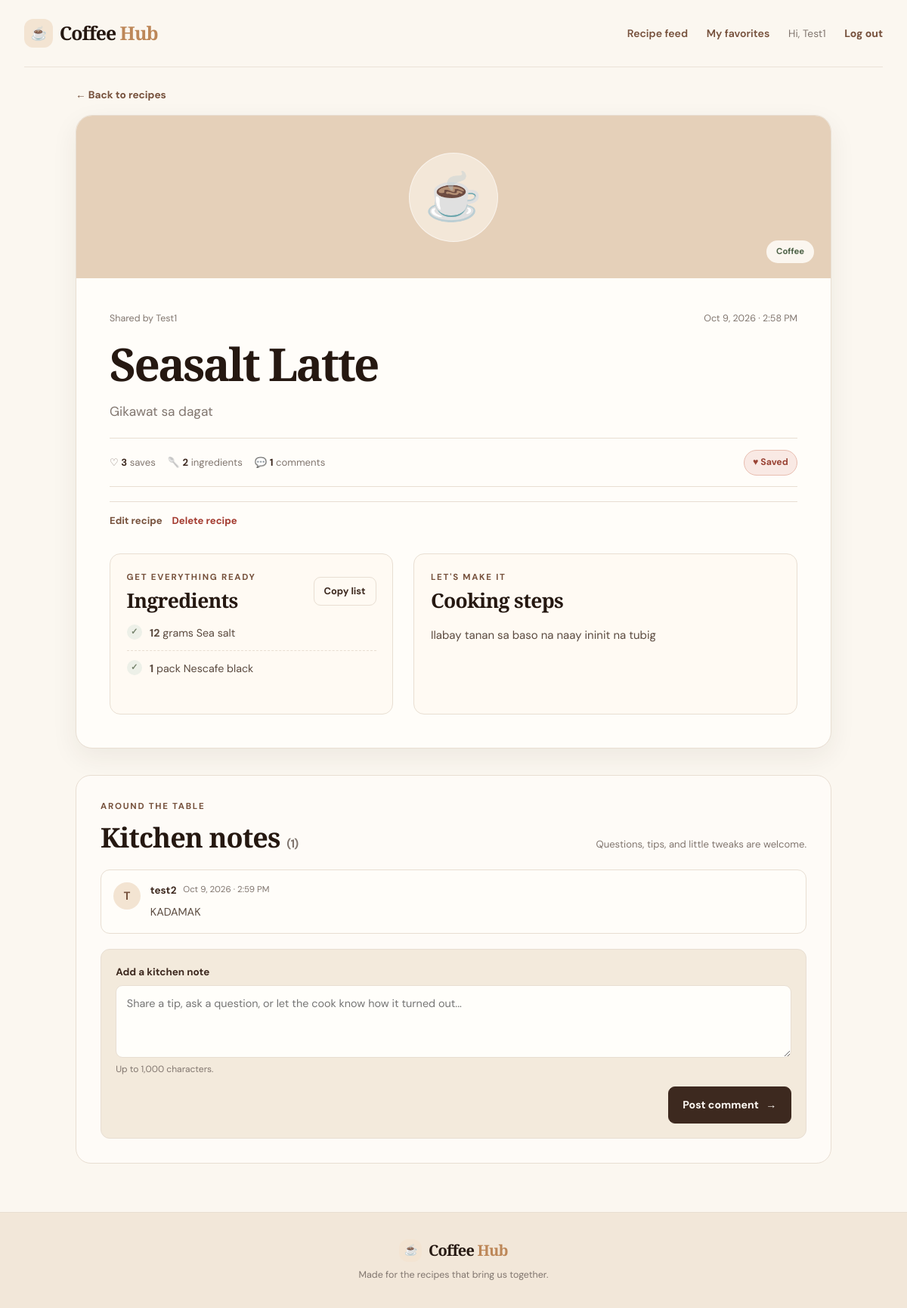
/page.php?id=3 (signed in), run on the app's committed database.
### tables this page shows
CREATE TABLE `recipes` (
  `id` int(10) UNSIGNED NOT NULL,
  `user_id` int(10) UNSIGNED NOT NULL,
  `category_id` int(10) UNSIGNED NOT NULL,
  `title` varchar(150) NOT NULL,
  `description` varchar(500) NOT NULL,
  `steps` text NOT NULL,
  `created_at` timestamp NOT NULL DEFAULT current_timestamp(),
  `edited_at` datetime DEFAULT NULL
);

CREATE TABLE `categories` (
  `id` int(10) UNSIGNED NOT NULL,
  `name` varchar(50) NOT NULL
);

CREATE TABLE `users` (
  `id` int(10) UNSIGNED NOT NULL,
  `name` varchar(100) NOT NULL,
  `email` varchar(255) NOT NULL,
  `password` varchar(255) NOT NULL,
  `created_at` timestamp NOT NULL DEFAULT current_timestamp()
);

CREATE TABLE `ingredients` (
  `id` int(10) UNSIGNED NOT NULL,
  `recipe_id` int(10) UNSIGNED NOT NULL,
  `quantity` varchar(20) NOT NULL,
  `unit` varchar(30) DEFAULT NULL,
  `name` varchar(100) NOT NULL
);

CREATE TABLE `comments` (
  `id` int(10) UNSIGNED NOT NULL,
  `recipe_id` int(10) UNSIGNED NOT NULL,
  `user_id` int(10) UNSIGNED NOT NULL,
  `body` text NOT NULL,
  `created_at` timestamp NOT NULL DEFAULT current_timestamp(),
  `edited_at` datetime DEFAULT NULL
);

### db.php (called while the page is built, shortened)
<?php
function e(mixed $value): string
{
    return htmlspecialchars((string) $value, ENT_QUOTES | ENT_SUBSTITUTE, 'UTF-8');
}
function requestString(array $source, string $key, string $default = ''): string
{
    return isset($source[$key]) && is_string($source[$key]) ? trim($source[$key]) : $default;
}
function csrfToken(): string
{
    return $_SESSION['_csrf_token'];
}
function formatDate(string $date): string
{
    return date('M j, Y · g:i A', strtotime($date));
}
function getRecipeById(PDO $pdo, int $recipeId, ?int $currentUserId = null): ?array
{
    $sql = 'SELECT r.id, r.user_id, r.category_id, r.title, r.description, r.steps,
                   r.created_at, r.edited_at, c.name AS category_name, u.name AS author,
                   (SELECT COUNT(*) FROM favorites f WHERE f.recipe_id = r.id) AS favorite_count';
    $parameters = [];
    if ($currentUserId !== null) {
        $sql .= ', EXISTS (SELECT 1 FROM favorites own_f WHERE own_f.recipe_id = r.id AND own_f.user_id = ?) AS is_favorite';
        $parameters[] = $currentUserId;
    } else {
        $sql .= ', 0 AS is_favorite';
    }
    $sql .= ' FROM recipes r
              JOIN categories c ON c.id = r.category_id
              JOIN users u ON u.id = r.user_id
              WHERE r.id = ? LIMIT 1';
    $parameters[] = $recipeId;
    $statement = $pdo->prepare($sql);
    $statement->execute($parameters);
    $recipe = $statement->fetch();
    return $recipe ?: null;
}
function getIngredients(PDO $pdo, int $recipeId): array
{
    $statement = $pdo->prepare(
        'SELECT id, recipe_id, quantity, unit, name
         FROM ingredients WHERE recipe_id = ? ORDER BY id ASC'
    );
    $statement->execute([$recipeId]);
    return $statement->fetchAll();
}
function getRecipeComments(PDO $pdo, int $recipeId): array
{
    $statement = $pdo->prepare(
        'SELECT c.id, c.recipe_id, c.user_id, c.body, c.created_at, c.edited_at, u.name AS author
         FROM comments c
         JOIN users u ON u.id = c.user_id
         WHERE c.recipe_id = ?
         ORDER BY c.created_at ASC, c.id ASC'
    );
    $statement->execute([$recipeId]);
    return $statement->fetchAll();
}

### page.php (the view, shortened to what this page needs)
<?php
require __DIR__ . '/db.php';
$userId = (int) $_SESSION['user']['id'];
$userName = (string) ($_SESSION['user']['name'] ?? 'Cook');
$recipeId = (int) requestString($_GET, 'id', '0');
$recipe = $recipeId > 0 ? getRecipeById($pdo, $recipeId, $userId) : null;
$oldComment = '';
$editCommentId = 0;
$ingredients = getIngredients($pdo, $recipeId);
$comments = getRecipeComments($pdo, $recipeId);
$token = csrfToken();
$isOwner = (int) $recipe['user_id'] === $userId;
$ingredientText = implode("\n", array_map(static function (array $ingredient): string {
    $parts = [];
    if (($ingredient['quantity'] ?? '') !== '') $parts[] = $ingredient['quantity'];
    if (($ingredient['unit'] ?? '') !== '') $parts[] = $ingredient['unit'];
    $parts[] = $ingredient['name'];
    return '- ' . implode(' ', $parts);
}, $ingredients));
?>
<!DOCTYPE html>
<html lang="en">
<head>
    <link rel="stylesheet" href="css/style.css">
</head>
<body>
<header class="site-header member-header">
    <a href="home.php" class="brand"><span class="brand-mark">☕</span><span>Coffee <em>Hub</em></span></a>
    <nav class="site-nav" aria-label="Member navigation">
        <a href="home.php">Recipe feed</a><a href="home.php?favorites=1">My favorites</a><span class="welcome-user">Hi, <?= e($userName) ?></span>
        <form method="post" action="home.php" class="inline-form"><button type="submit" class="nav-button">Log out</button></form>
    </nav>
</header>
<main class="container detail-main">
    <a href="home.php" class="back-link">← Back to recipes</a>
    <article class="recipe-detail">
        <div class="detail-hero detail-hero-<?= strtolower(e($recipe['category_name'])) ?>"><span class="detail-emoji"><?= $recipe['category_name'] === 'Coffee' ? '☕' : ($recipe['category_name'] === 'Meal' ? '🍲' : '🥐') ?></span><span class="category-pill"><?= e($recipe['category_name']) ?></span></div>
        <div class="detail-content">
            <div class="detail-topline"><span>Shared by <?= e($recipe['author']) ?></span><span><?= e(formatDate($recipe['created_at'])) ?></span></div>
            <h1><?= e($recipe['title']) ?></h1>
            <p class="detail-description"><?= e($recipe['description']) ?></p>
            <div class="detail-toolbar">
                <span>♡ <strong data-favorite-count><?= (int) $recipe['favorite_count'] ?></strong> saves</span>
                <span>🥄 <strong><?= count($ingredients) ?></strong> ingredients</span>
                <span>💬 <strong><?= count($comments) ?></strong> comments</span>
                <button type="button" class="favorite-button <?= (int) $recipe['is_favorite'] === 1 ? 'is-favorite' : '' ?>" data-favorite-button data-endpoint="home.php" data-recipe-id="<?= $recipeId ?>" data-favorited="<?= (int) $recipe['is_favorite'] === 1 ? '1' : '0' ?>" data-csrf="<?= e($token) ?>" aria-pressed="<?= (int) $recipe['is_favorite'] === 1 ? 'true' : 'false' ?>"><?= (int) $recipe['is_favorite'] === 1 ? '♥ Saved' : '♡ Save recipe' ?></button>
            </div>
            <?php if ($isOwner): ?>
                <div class="owner-actions detail-owner-actions"><a href="home.php?edit_recipe=<?= $recipeId ?>#recipe-form">Edit recipe</a><form method="post" action="home.php" data-confirm="Delete this recipe? Its ingredients, comments, and favorites will also be removed."><button type="submit" class="danger-link">Delete recipe</button></form></div>
            <?php endif; ?>
            <div class="detail-columns">
                <section class="detail-section ingredients-section">
                    <div class="detail-section-heading"><div><p class="eyebrow">Get everything ready</p><h2>Ingredients</h2></div><button type="button" class="button button-outline button-small" data-copy-ingredients data-ingredients="<?= e($ingredientText) ?>">Copy list</button></div>
                    <?php if ($ingredients === []): ?><p class="muted">No ingredients have been added yet.</p><?php else: ?>
                        <ul class="ingredient-list"><?php foreach ($ingredients as $ingredient): ?><li><span class="ingredient-check" aria-hidden="true">✓</span><span><?php if (($ingredient['quantity'] ?? '') !== ''): ?><strong><?= e($ingredient['quantity']) ?></strong> <?php endif; ?><?php if (($ingredient['unit'] ?? '') !== ''): ?><?= e($ingredient['unit']) ?> <?php endif; ?><?= e($ingredient['name']) ?></span></li><?php endforeach; ?></ul>
                    <?php endif; ?><p class="copy-feedback" data-copy-feedback aria-live="polite"></p>
                </section>
                <section class="detail-section steps-section"><p class="eyebrow">Let's make it</p><h2>Cooking steps</h2><div class="recipe-steps"><?= nl2br(e($recipe['steps'])) ?></div></section>
            </div>
        </div>
    </article>
    <section class="comments-section" id="comments">
        <div class="comments-heading"><div><p class="eyebrow">Around the table</p><h2>Kitchen notes <span>(<?= count($comments) ?>)</span></h2></div><p>Questions, tips, and little tweaks are welcome.</p></div>
        <div class="comment-list">
            <?php foreach ($comments as $comment): ?>
                <?php $ownsComment = (int) $comment['user_id'] === $userId; $commentId = (int) $comment['id']; ?>
                <article class="comment-card" id="comment-<?= $commentId ?>">
                    <?php if ($ownsComment && $editCommentId === $commentId): ?>
                        <form method="post" action="page.php?id=<?= $recipeId ?>#comment-<?= $commentId ?>" class="form-stack comment-edit-form">
                            <input type="hidden" name="csrf_token" value="<?= e($token) ?>"><input type="hidden" name="action" value="update_comment"><input type="hidden" name="comment_id" value="<?= $commentId ?>">
                            <label class="field"><span>Edit your comment</span><textarea name="body" rows="3" maxlength="1000" required><?= e($oldComment) ?></textarea></label>
                            <div class="form-actions"><a class="button button-outline button-small" href="page.php?id=<?= $recipeId ?>#comment-<?= $commentId ?>">Cancel</a><button class="button button-small" type="submit">Save comment</button></div>
                        </form>
                    <?php else: ?>
                        <div class="comment-avatar" aria-hidden="true"><?= e(mb_strtoupper(mb_substr((string) $comment['author'], 0, 1))) ?></div>
                        <div class="comment-body-wrap"><div class="comment-meta"><strong><?= e($comment['author']) ?></strong><span><?= e(formatDate($comment['created_at'])) ?></span></div><p><?= nl2br(e($comment['body'])) ?></p>
                        </div>
                    <?php endif; ?>
                </article>
            <?php endforeach; ?>
        </div>
        <form method="post" action="page.php?id=<?= $recipeId ?>#comments" class="comment-compose">
            <label class="field"><span>Add a kitchen note</span><textarea name="body" rows="3" maxlength="1000" placeholder="Share a tip, ask a question, or let the cook know how it turned out..." required><?= e($newCommentValue) ?></textarea><small>Up to 1,000 characters.</small></label>
            <div class="form-actions"><button type="submit" class="button">Post comment <span aria-hidden="true">→</span></button></div>
        </form>
    </section>
</main>
<footer class="site-footer"><a href="home.php" class="brand brand-footer"><span class="brand-mark">☕</span><span>Coffee <em>Hub</em></span></a><p>Made for the recipes that bring us together.</p></footer>
</body>
</html>

### data on the page
recipes: category.name "Coffee", user.name "Test1", created_at "Oct 9, 2026 · 2:58 PM", title "Seasalt Latte", description "Gikawat sa dagat", steps "Ilabay tanan sa baso na naay ininit na tubig"
ingredients: quantity "12", unit "grams", name "Sea salt"
ingredients: quantity "1", unit "pack", name "Nescafe black"
comments: user.name "T", user.name "test2", created_at "Oct 9, 2026 · 2:59 PM", body "KADAMAK"

### other printed values
$userName "Test1"
$recipe['favorite_count'] "3"
count($ingredients) "2"
count($comments) "1"
